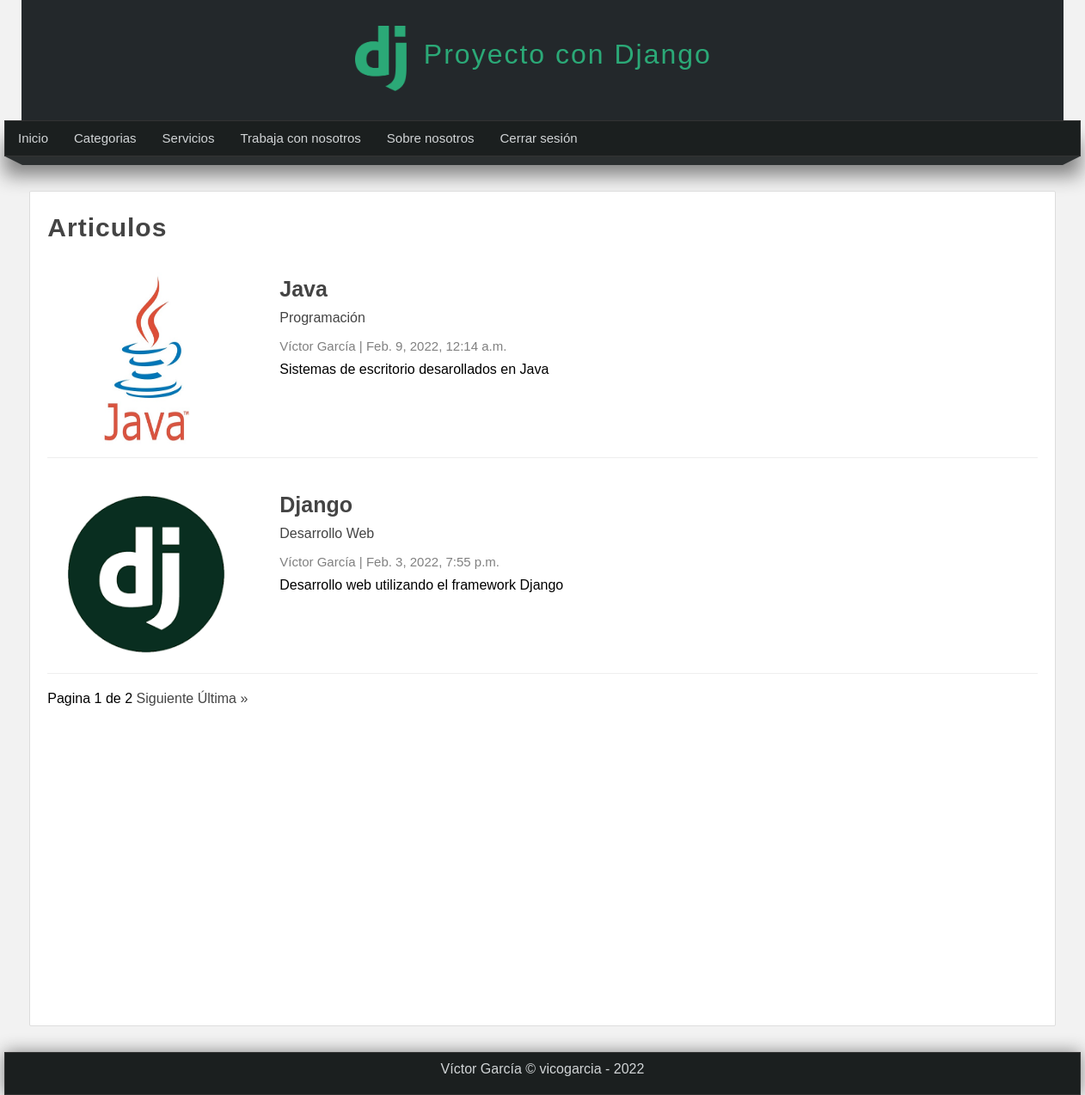
The app's page /articulos/ (signed in) with its own data.
### pages/models.py (models this page shows, shortened)
class Page(models.Model):
    title = models.CharField(max_length=50, verbose_name="Titulo")
    content= RichTextField(verbose_name="Contenido")
    slug= models.CharField(max_length=150, unique=True, verbose_name="URL amigable")
    order=models.IntegerField(default=0,verbose_name="orden")
    visible= models.BooleanField(verbose_name="Visible")
    created_at= models.DateTimeField(auto_now_add = True, verbose_name="Creado el")
    update_at= models.DateTimeField(auto_now=True, verbose_name="Actualizado el")
    class Meta:
        verbose_name = "Página"
        verbose_name_plural = "Páginas"

### blog/models.py (models this page shows, shortened)
class Article(models.Model):
    title = models.CharField(max_length=150, verbose_name="Titulo")
    content = RichTextField(verbose_name = "Contenido")
    image = models.ImageField(default = 'null', verbose_name="Imagen", upload_to = "articles")
    public = models.BooleanField(verbose_name="Publicado")
    user = models.ForeignKey(User, editable= False, verbose_name="Usuario", on_delete=models.CASCADE)
    categories = models.ManyToManyField(Category, verbose_name="Categorias", blank=True, related_name="articles")
    created_at = models.DateTimeField(auto_now_add=True, verbose_name="Creado el")
    updated_at = models.DateTimeField(auto_now=True, verbose_name="Editado el")
    class Meta:
        verbose_name = "Artículo"
        verbose_name_plural = "Artículos"
        ordering = ['-created_at']

class Category(models.Model):
    name = models.CharField(max_length=100,verbose_name="Nombre")
    description = models.CharField(max_length=255, verbose_name="Descripción")
    created_at = models.DateTimeField(auto_now_add=True, verbose_name="Creado el")
    class Meta:
        verbose_name = "Categoría"
        verbose_name_plural = "Categorías"

### blog/views.py (the view)
# urls.py: path('articulos/', views.list, name = 'list-articles'),
@login_required(login_url='login')
def list(request):
    articles = Article.objects.all()
    paginator = Paginator(articles, 2)
    page = request.GET.get('page')
    page_articles = paginator.get_page(page)
    return render(request, 'articles/list.html', {
        'title': 'Articulos',
        'articles': page_articles
    })

### blog/processor.py (called while the page is built)
def GetCategories(request):
    categories_use = Article.objects.filter(public=True).values_list('categories', flat= True)
    categories = Category.objects.filter(id__in=categories_use).values_list('id', 'name')
    return {
        'categories': categories,
        'ids':categories_use
    }

### pages/context_processors.py (called while the page is built)
def GetPages(request):
    pages = Page.objects.filter(visible=True).order_by('order').values_list('id', 'title', 'slug')
    return {
        'pages': pages
    }

### blog/templates/articles/list.html (shortened to what this page needs)
{% extends 'layouts/layout.html' %}
{% block content %}
    <h1 class="title">{{title}}</h1>
    {% include 'articles/articles.html' %}
    {% include 'articles/pagination.html' %}
{% endblock content %}

### mainapp/templates/layouts/layout.html (shortened to what this page needs)
<!DOCTYPE html>
<html lang="es">
<head>
    {% load static %}
    <link rel="stylesheet" href={% static 'css/styles.css' %}>
</head>
<body>
    <header>
        <div id="logotipo">
            <img src="{% static 'images/logo.png' %}">
            <h1>Proyecto con Django</h1>
        </div>
    </header>
    <nav>
        <ul>
            <li><a href={% url 'index' %}>Inicio</a></li>
            {% if user.email %}
                <li><a href={% url 'list-articles' %}>Categorias</a>
                </li>
                {% for page in pages %}
                    <li><a href={% url 'page' page.2 %}>{{page.1}}</a></li>
                {% endfor %}
                <li><a href={% url 'logout' %}>Cerrar sesión</a></li>
            {% else %}
                <li><a href={% url 'register' %}>Registro</a></li>
                <li><a href={% url 'login' %}>Login</a></li>
            {% endif %}
        </ul>
    </nav>
    <div class="barra">
        <span class="esquina-izquierda"></span>
        <span class="relleno-barra"></span>
        <span class="esquina-derecha"></span>
    </div>
    <div id="content">
        <div class="box">
            {% block content %}{% endblock content %}
        </div>
    </div>
    <footer> Víctor García &copy; vicogarcia - {% now "Y" %} </footer>
</body>
</html>

### blog/templates/articles/articles.html (shortened to what this page needs)
    {% for article in articles %}
    <article class = "article-item">
        {% if article.image != 'null' and article.image.url|length >= 1  %}
            <div class="image">
                <img src="{{article.image.url}}">
            </div>
        {% endif %}
        <div class="data">
            <h2>
                <a href={% url 'article' article.id %}>{{article.title}}</a>
            </h2>
            <p>
                {% for category in article.categories.all %}
                    <a href={% url 'category' category.id %}>{{category.name}}</a>
                {% endfor %}
            </p>
            <span class="date">
                {{article.user.first_name}} {{article.user.last_name}}
                |
                {{article.created_at}}
            </span>
            <p>
                {{article.content|safe}}
            </p>
        </div>
    </article>
    {% endfor %}

### mainapp/static/css/styles.css (style rules this page uses)
* { margin: 0px; padding: 0px; font-family: sans-serif, Arial, Helvetica; text-decoration: none; }
body { background-color: #f2f2f2; }
.box p, .box h2, .box h3, .box ul { margin-top: 5px; margin-bottom: 5px; }
header { width: 1212px; height: 140px; background-color: #23282b; margin: 0px auto; }
#logotipo h1 { display: block; letter-spacing: 2px; font-weight: lighter; color: #2ba977;; float: left; margin-top: 35px; margin-left: 20px; }
#logotipo { width: 36%; height: 130px; margin: 0px auto; padding-top: 10px; }
#logotipo img { display: block; width: 60px; float: left; margin-top: 20px; }
nav { width: 1250px; height: 40px; background-color: #1b1f1f; border: 1px solid #333333; margin: 0 auto; box-shadow: 0px 22px 22px gray; font-size: 15px; }
nav > ul { list-style: none; text-decoration: none; }
nav > ul > li { line-height: 40px; float: left; }
nav > ul > li > a { display: block; padding-left: 15px; padding-right: 15px; color: #d1d4d6; }
.barra { width: 1250px; margin: 0 auto; }
.esquina-izquierda { display: block; border-left: 20px solid transparent; border-top: 10px solid #2b2f30; float: left; }
.esquina-derecha { display: block; border-right: 20px solid transparent; border-top: 10px solid #2b2f30; float: right; }
.relleno-barra { display: block; width: 1210px; background:#2b2f30; height: 10px; float: left; }
#content { width: 1212px; min-height: 930px; margin: 0 auto; margin-bottom: 30px; margin-top: 40px; }
.box { background: white; width: 95%; min-height: 930px; padding: 20px; border: 1px solid #ddd; border-radius: 2px; margin: 0 auto; }
.box .image { width: 45%; float: left; margin-right: 40px; }
.box .image img { width: 100%; }
.box a { color: #444; transition: all 100ms; }
.title { color: #444; letter-spacing: 1px; font-size: 30px; margin-bottom: 10px; margin-top: 5px; }
.date { display: block; color: gray; margin-top: 15px; margin-bottom: 15px; }
.article-item { margin-bottom: 20px; margin-top: 20px; padding: 15px; border-bottom: 1px solid #eee; clear: both; }
.article-item .image { width: 200px; height: 200px; float: left; overflow: hidden; }
.article-item .image img { height: 200px; }
.article-item .data { float: left; padding: 15px; padding-top: 0px; }
.article-item h2 { display: block; font-size: 25px; color: #333; margin-bottom: 10px; }
.article-item span.date { display: block; font-size: 15px; color: gray; margin-bottom: 10px; }
footer { width: 1250px; background-color: #1b1f1f; border: 1px solid #333; color: #d1d4d6; text-align: center; padding-top: 10px; padding-bottom: 20px; box-shadow: 0px 0px 20px gray; margin: 0 auto; }

### records on screen
Page: title "Servicios"
Page: title "Trabaja con nosotros"
Page: title "Sobre nosotros"
Article: image (picture), title "Java", user.first_name "Víctor", user.last_name "García", created_at "Feb. 9, 2022, 12:14 a.m.", content "Sistemas de escritorio desarollados en Java"
Category: name "Programación"
Article: image (picture), title "Django", user.first_name "Víctor", user.last_name "García", created_at "Feb. 3, 2022, 7:55 p.m.", content "Desarrollo web utilizando el framework Django"
Category: name "Desarrollo Web"

### other values on screen
{{ title }} "Articulos"
{{ articles.number }} "1"
{{ articles.paginator.num_pages }} "2"
